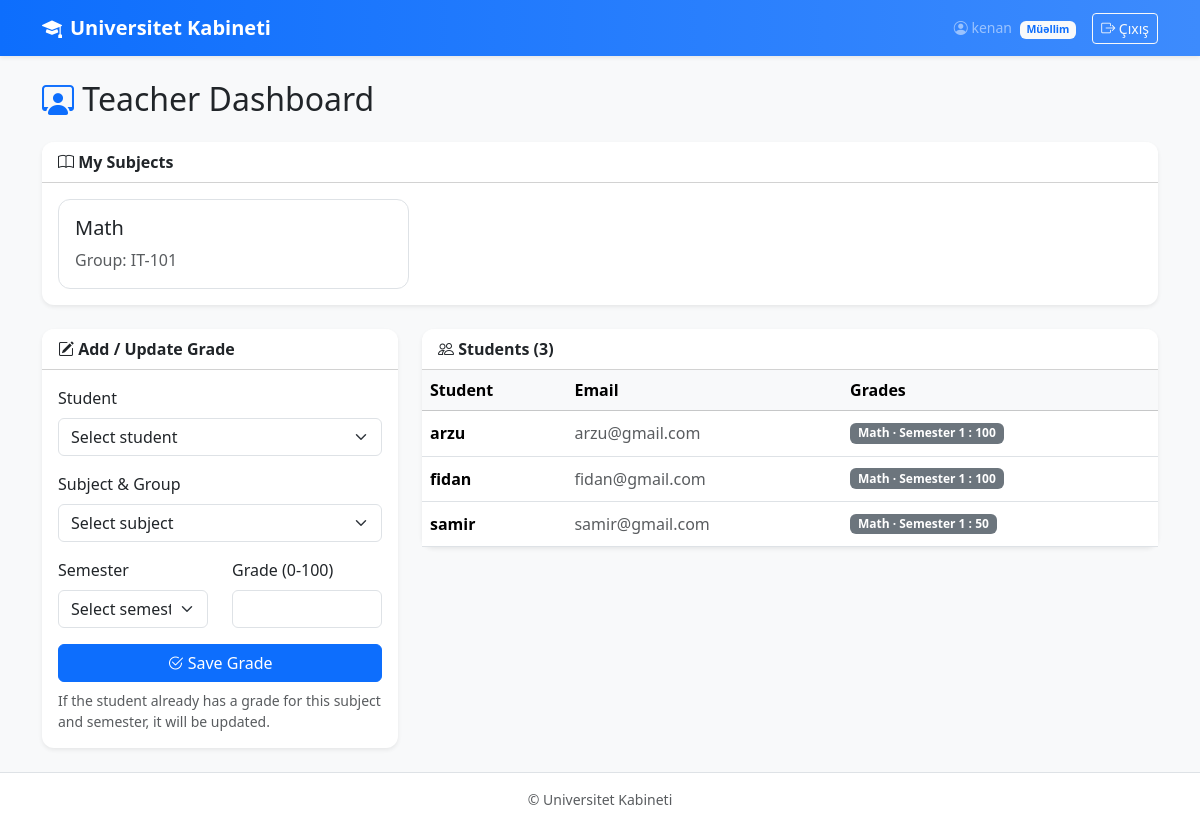
Page /teacher (signed in) on the committed database.
### app.py (models this page shows, shortened)
class User(UserMixin, db.Model):
    id = db.Column(db.Integer, primary_key=True)
    username = db.Column(
        db.String(50),
        unique=True,
        nullable=False
    )
    email = db.Column(
        db.String(120),
        unique=True,
        nullable=False
    )
    password_hash = db.Column(
        db.String(255),
        nullable=False
    )
    role = db.Column(
        db.String(10),
        nullable=False
    )
    group_id = db.Column(
        db.Integer,
        db.ForeignKey("group.id"),
        nullable=True
    )
    group = db.relationship(
        "Group",
        back_populates="students"
    )
    grades = db.relationship(
        "Grade",
        back_populates="student",
        foreign_keys="Grade.student_id",
        cascade="all, delete-orphan",
        order_by="Grade.semester_id"
    )
    teacher_assignments = db.relationship(
        "TeacherAssignment",
        back_populates="teacher",
        foreign_keys="TeacherAssignment.teacher_id",
        cascade="all, delete-orphan"
    )

class TeacherAssignment(db.Model):
    id = db.Column(db.Integer, primary_key=True)
    teacher_id = db.Column(
        db.Integer,
        db.ForeignKey("user.id"),
        nullable=False
    )
    subject_id = db.Column(
        db.Integer,
        db.ForeignKey("subject.id"),
        nullable=False
    )
    group_id = db.Column(
        db.Integer,
        db.ForeignKey("group.id"),
        nullable=False
    )
    academic_year_id = db.Column(
        db.Integer,
        db.ForeignKey("academic_year.id"),
        nullable=False
    )
    semester_id = db.Column(
        db.Integer,
        db.ForeignKey("semester.id"),
        nullable=False
    )
    teacher = db.relationship(
        "User",
        back_populates="teacher_assignments",
        foreign_keys=[teacher_id]
    )
    subject = db.relationship(
        "Subject",
        back_populates="teacher_assignments"
    )
    group = db.relationship(
        "Group",
        back_populates="teacher_assignments"
    )
    academic_year = db.relationship(
        "AcademicYear"
    )
    semester = db.relationship(
        "Semester"
    )
    __table_args__ = (
        db.UniqueConstraint(
            "subject_id",
            "group_id",
            "academic_year_id",
            "semester_id",
            name="uq_subject_group_year_semester"
        ),
    )

class Subject(db.Model):
    id = db.Column(
        db.Integer,
        primary_key=True
    )
    name = db.Column(
        db.String(100),
        unique=True,
        nullable=False
    )
    teacher_assignments = db.relationship(
        "TeacherAssignment",
        back_populates="subject",
        cascade="all, delete-orphan"
    )
    grades = db.relationship(
        "Grade",
        back_populates="subject",
        cascade="all, delete-orphan"
    )

class Group(db.Model):
    id = db.Column(
        db.Integer,
        primary_key=True
    )
    name = db.Column(
        db.String(50),
        unique=True,
        nullable=False
    )
    students = db.relationship(
        "User",
        back_populates="group",
        foreign_keys="User.group_id"
    )
    teacher_assignments = db.relationship(
        "TeacherAssignment",
        back_populates="group",
        cascade="all, delete-orphan"
    )

class Grade(db.Model):
    id = db.Column(
        db.Integer,
        primary_key=True
    )
    student_id = db.Column(
        db.Integer,
        db.ForeignKey("user.id"),
        nullable=False
    )
    subject_id = db.Column(
        db.Integer,
        db.ForeignKey("subject.id"),
        nullable=False
    )
    semester_id = db.Column(
        db.Integer,
        db.ForeignKey("semester.id"),
        nullable=False
    )
    grade = db.Column(
        db.Float,
        nullable=False
    )
    student = db.relationship(
        "User",
        back_populates="grades",
        foreign_keys=[student_id]
    )
    subject = db.relationship(
        "Subject",
        back_populates="grades"
    )
    semester = db.relationship(
        "Semester",
        back_populates="grades"
    )
    __table_args__ = (
        db.UniqueConstraint(
            "student_id",
            "subject_id",
            "semester_id",
            name="uq_student_subject_semester"
        ),
    )

class Semester(db.Model):
    id = db.Column(
        db.Integer,
        primary_key=True
    )
    name = db.Column(
        db.String(30),
        nullable=False
    )
    academic_year_id = db.Column(
        db.Integer,
        db.ForeignKey("academic_year.id"),
        nullable=False
    )
    academic_year = db.relationship(
        "AcademicYear",
        back_populates="semesters"
    )
    grades = db.relationship(
        "Grade",
        back_populates="semester",
        cascade="all, delete-orphan"
    )
    __table_args__ = (
        db.UniqueConstraint(
            "name",
            "academic_year_id",
            name="uq_semester_year"
        ),
    )

### app.py (the view)
@app.route("/teacher")
@role_required("teacher")
def teacher_dashboard():
    assignments = TeacherAssignment.query.filter_by(
        teacher_id=current_user.id
    ).all()
    students = []
    for assignment in assignments:
        for student in assignment.group.students:
            if student not in students:
                students.append(student)
    semesters = Semester.query.order_by(
        Semester.id.desc()
    ).all()
    return render_template(
        "teacher_dashboard.html",
        assignments=assignments,
        students=students,
        semesters=semesters
    )

### app.py (called while the page is built)
@login_manager.user_loader
def load_user(user_id):
    return db.session.get(
        User,
        int(user_id)
    )

def role_required(role):
    def decorator(f):
        @wraps(f)
        @login_required
        def wrapper(*args, **kwargs):
            if current_user.role != role:
                abort(403)
            return f(*args, **kwargs)
        return wrapper
    return decorator

### templates/teacher_dashboard.html (shortened to what this page needs)
{% extends "base.html" %}
{% block content %}
<h2 class="mb-4">
    <i class="bi bi-person-workspace text-primary"></i>
    Teacher Dashboard
</h2>
<div class="card shadow-sm border-0 mb-4">
    <div class="card-header bg-white fw-semibold">
        <i class="bi bi-book"></i>
        My Subjects
    </div>
    <div class="card-body">
        {% if assignments %}
        <div class="row g-3">
            {% for assignment in assignments %}
            <div class="col-md-4">
                <div class="card border h-100">
                    <div class="card-body">
                        <h5 class="mb-2">
                            {{ assignment.subject.name }}
                        </h5>
                        <p class="text-muted mb-0">
                            Group: {{ assignment.group.name }}
                        </p>
                    </div>
                </div>
            </div>
            {% endfor %}
        </div>
        {% else %}
        <p class="text-muted mb-0">
            No subjects have been assigned to you yet.
        </p>
        {% endif %}
    </div>
</div>
<div class="row g-4">
    <div class="col-lg-4">
        <div class="card shadow-sm border-0 sticky-lg-top"
             style="top: 1rem;">
            <div class="card-header bg-white fw-semibold">
                <i class="bi bi-pencil-square"></i>
                Add / Update Grade
            </div>
            <div class="card-body">
                {% if students and assignments and semesters %}
                <form method="post"
                      action="{{ url_for('save_grade') }}"
                      id="grade-form">
                    <div class="mb-3">
                        <label class="form-label">
                            Student
                        </label>
                        <select name="student_id"
                                id="f-student"
                                class="form-select"
                                required>
                            <option value="">
                                Select student
                            </option>
                        </select>
                    </div>
                    <div class="mb-3">
                        <label class="form-label">
                            Subject & Group
                        </label>
                        <select name="assignment_id"
                                id="f-assignment"
                                class="form-select"
                                required>
                            <option value="">
                                Select subject
                            </option>
                        </select>
                    </div>
                    <div class="row">
                        <div class="col-6 mb-3">
                            <label class="form-label">
                                Semester
                            </label>
                            <select name="semester_id"
                                    id="f-semester"
                                    class="form-select"
                                    required>
                                <option value="">
                                    Select semester
                                </option>
                            </select>
                        </div>
                        <div class="col-6 mb-3">
                            <label class="form-label">
                                Grade (0-100)
                            </label>
                            <input type="number"
                                   name="grade"
                                   id="f-grade"
                                   class="form-control"
                                   min="0"
                                   max="100"
                                   step="0.1"
                                   required>
                        </div>
                    </div>
                    <button class="btn btn-primary w-100">
                        <i class="bi bi-check2-circle"></i>
                        Save Grade
                    </button>
                    <div class="form-text mt-2">
                        If the student already has a grade for
                        this subject and semester, it will be updated.
                    </div>
                </form>
                {% else %}
                <p class="text-muted mb-0">
                    You need an assigned subject, group,
                    student, and semester.
                </p>
                {% endif %}
            </div>
        </div>
    </div>
    <div class="col-lg-8">
        <div class="card shadow-sm border-0">
            <div class="card-header bg-white fw-semibold">
                <i class="bi bi-people"></i>
                Students ({{ students|length }})
            </div>
            <div class="table-responsive">
                <table class="table table-hover align-middle mb-0">
                    <thead class="table-light">
                        <tr>
                            <th>Student</th>
                            <th>Email</th>
                            <th>Grades</th>
                        </tr>
                    </thead>
                    <tbody>
                        {% for s in students %}
                        <tr>
                            <td class="fw-semibold">
                                {{ s.username }}
                            </td>
                            <td class="text-muted">
                                {{ s.email }}
                            </td>
                            <td>
                                {% for g in s.grades %}
                                <span class="badge text-bg-secondary me-1 mb-1">
                                    {{ g.subject.name }}
                                    ·
                                    {{ g.semester.name }}
                                    :
                                    {{ '%g'|format(g.grade) }}
                                </span>
                                {% else %}
                                <span class="text-muted small">
                                    No grades
                                </span>
                                {% endfor %}
                            </td>
                        </tr>
                        {% endfor %}
                    </tbody>
                </table>
              </div>
        </div>
    </div>
</div>
{% endblock %}

### templates/base.html (shortened to what this page needs)
<!DOCTYPE html>
<html lang="az">
<head>
  <link href="https://cdn.jsdelivr.net/npm/bootstrap@5.3.3/dist/css/bootstrap.min.css" rel="stylesheet">
  <link href="https://cdn.jsdelivr.net/npm/bootstrap-icons@1.11.3/font/bootstrap-icons.css" rel="stylesheet">
  <link href="{{ url_for('static', filename='css/style.css') }}" rel="stylesheet">
</head>
<body class="bg-light d-flex flex-column min-vh-100">
{% if current_user.is_authenticated %}
<nav class="navbar navbar-expand-lg navbar-dark bg-primary shadow-sm">
  <div class="container">
    <a class="navbar-brand fw-semibold" href="{{ url_for('index') }}">
      <i class="bi bi-mortarboard-fill me-2"></i>Universitet Kabineti
    </a>
    <div class="ms-auto d-flex align-items-center gap-3">
      <span class="text-white-50 small d-none d-sm-inline">
        <i class="bi bi-person-circle"></i> {{ current_user.username }}
        <span class="badge bg-light text-primary ms-1">
          {{ 'Müəllim' if current_user.role == 'teacher' else 'Tələbə' }}
        </span>
      </span>
      <form method="post" action="{{ url_for('logout') }}" class="m-0">
        <button class="btn btn-outline-light btn-sm"><i class="bi bi-box-arrow-right"></i> Çıxış</button>
      </form>
    </div>
  </div>
</nav>
{% endif %}
<main class="{{ 'container my-4' if current_user.is_authenticated else 'p-0' }} flex-grow-1 d-flex flex-column">
  {% if forbidden %}
    <div class="text-center py-5">
      <h1 class="display-4">403</h1>
      <p class="lead">Bu səhifəyə giriş icazəniz yoxdur.</p>
      <a href="{{ url_for('index') }}" class="btn btn-primary">Ana səhifə</a>
    </div>
  {% else %}
    {% block content %}{% endblock %}
  {% endif %}
</main>
{% if current_user.is_authenticated %}
<footer class="text-center text-muted small py-3 border-top bg-white">
  &copy; Universitet Kabineti
</footer>
{% endif %}
</body>
</html>

### static/css/style.css (style rules this page uses)
body { font-family: "Segoe UI", system-ui, -apple-system, Roboto, sans-serif; }
.navbar { background: linear-gradient(90deg, #0d6efd, #3d8bfd) !important; }
.card { border-radius: 0.75rem; }
.card-header { border-top-left-radius: 0.75rem !important; border-top-right-radius: 0.75rem !important; }
:root { --auth-ink: #0b1a2b; --auth-ink-soft: #2b3f55; --auth-light: #ffffff; --auth-accent: #7fb0ee; }

### rows in the picture
User: username "kenan", role "Müəllim"
TeacherAssignment: subject.name "Math", group.name "IT-101"
User: username "arzu", email "arzu@gmail.com"
Grade: subject.name "Math", semester.name "Semester 1", grade "100"
User: username "fidan", email "fidan@gmail.com"
Grade: subject.name "Math", semester.name "Semester 1", grade "100"
User: username "samir", email "samir@gmail.com"
Grade: subject.name "Math", semester.name "Semester 1", grade "50"

### other values in the picture
{{ students|length }} "3"
